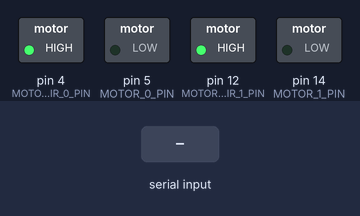
The sketch below on a simulated Arduino Uno, built for the host (arithmetic inside an expression is 32-bit, double 64-bit). On the bench: switched loads named in the sketch (green lamp = pin HIGH). The inputs (shaded band) are chosen by the test bench.

Above: at 1.2 s.
1.3 s: byte 30 received over Serial
At 2.5 s:
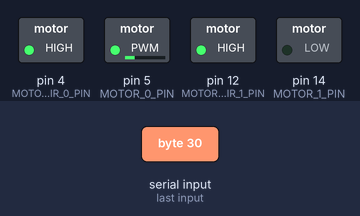
2.8 s: byte 90 received over Serial
At 3.9 s:
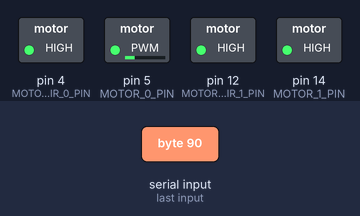
4.4 s: byte 120 received over Serial
At 5.6 s:
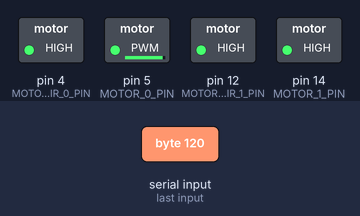
5.9 s: byte 30 received over Serial
At 7.0 s:
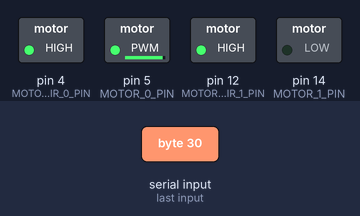
7.4 s: byte 90 received over Serial
At 8.3 s:
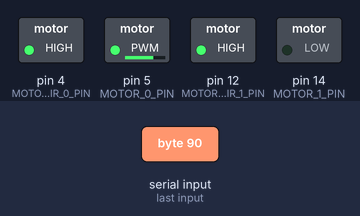
8.9 s: byte 120 received over Serial
At 10.1 s:
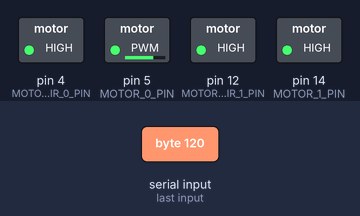
Timing chart, 0 to 15.4 s (numbered marks = the images above; inputs shaded):
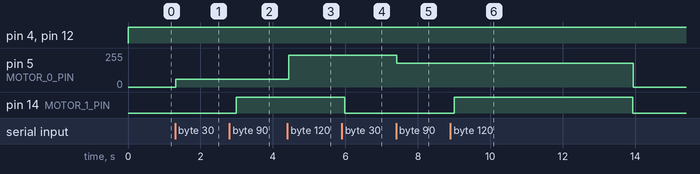

The sketch:

Bremsen.ino
```cpp
#include <math.h>

#define MOTOR_0_PIN 5
#define MOTOR_1_PIN 14
#define MOTOR_DIR_0_PIN 4
#define MOTOR_DIR_1_PIN 12
/* #define INTERRUPT_PIN 13
  #define INTERRUPT_MANUELL_PIN 15

  #define SENSOR_LINKS_VORNE_PIN 3
  #define SENSOR_LINKS_HINTEN_PIN 6
  #define SENSOR_RECHTS_VORNE_PIN 7
  #define SENSOR_RECHTS_HINTEN_PIN 8
  #define SENSOR_MITTE_VORNE_PIN 9
  #define SENSOR_MITTE_HINTEN_PIN 10 */

  #define LINKS_VORNE_STOP 0b11001100
  #define LINKS_HINTEN_STOP 0b11000011
  #define RECHTS_VORNE_STOP 0b00111100
  #define RECHTS_HINTEN_STOP 0b00110011
  #define MITTE_VORNE_STOP 0b11111100
  #define MITTE_HINTEN_STOP 0b11110011

int incomingByte = 0;
int zielGeschwMotor [2];
float momentanGeschwMotor[2];
bool manuellInterrupt = false;
long letzterBefehlZeit = 0;
double maxValueChange = 0.8;
double smoothness = 20;
int x = 0;
float tau = 0.002;

void setup() {
  Serial.begin(9600);

  /* pinMode(INTERRUPT_PIN, INPUT);
  attachInterrupt(digitalPinToInterrupt(INTERRUPT_PIN), interrupt, RISING);
  pinMode(INTERRUPT_MANUELL_PIN, INPUT);

  pinMode(SENSOR_LINKS_VORNE_PIN, INPUT);
  pinMode(SENSOR_LINKS_HINTEN_PIN, INPUT);
  pinMode(SENSOR_RECHTS_VORNE_PIN, INPUT);
  pinMode(SENSOR_RECHTS_HINTEN_PIN, INPUT);
  pinMode(SENSOR_MITTE_VORNE_PIN, INPUT);
  pinMode(SENSOR_MITTE_HINTEN_PIN, INPUT);  */

  pinMode(MOTOR_0_PIN, OUTPUT);
  pinMode(MOTOR_1_PIN, OUTPUT);
  pinMode(MOTOR_DIR_0_PIN, OUTPUT);
  pinMode(MOTOR_DIR_1_PIN, OUTPUT);

  analogWriteFreq(333);
}

void loop() {
  readSerial();
  geschwMotor(0, MOTOR_DIR_0_PIN, MOTOR_0_PIN);
  geschwMotor(1, MOTOR_DIR_1_PIN, MOTOR_1_PIN);
  if (millis() - letzterBefehlZeit > 5000) {
    zielGeschwMotor[0] = 0;
    zielGeschwMotor[1] = 0;
  }
}

//-------------------------------------------------------------------------------------------------------------------------------------

  void readSerial() {
  if (Serial.available() > 0 ) {
    incomingByte  = Serial.read();
    x = x % 2;
    zielGeschwMotor [x] = *(int8_t*)&incomingByte;
    zielGeschwMotor [x] *= 2;
    x++;
    letzterBefehlZeit = millis();
  }
}


//-------------------------------------------------------------------------------------------------------------------------------------

void geschwMotor(int motor, int pinDir, int pin) {
  if (abs(zielGeschwMotor[motor] - momentanGeschwMotor[motor]) < 4) {
    momentanGeschwMotor [motor] = zielGeschwMotor [motor];
  }
  else {
    momentanGeschwMotor[motor] += constrain(((double)zielGeschwMotor[motor]-momentanGeschwMotor[motor])/smoothness,-maxValueChange,maxValueChange);
    //momentanGeschwMotor[motor] += ((zielGeschwMotor[motor] - momentanGeschwMotor[motor]) * tau * 1 / (1 + exp( 0.02 * (abs(zielGeschwMotor[motor] - momentanGeschwMotor[motor]) - 100))));
  }

  if (momentanGeschwMotor [motor] < 0) {
    digitalWrite(pinDir, LOW);
  }
  else {
    digitalWrite(pinDir, HIGH);
  }
  analogWrite(pin, abs(momentanGeschwMotor [motor]));

}

//-------------------------------------------------------------------------------------------------------------------------------------

/*void interrupt() {
  momentanGeschwMotor [0] = 0;
  momentanGeschwMotor [1] = 0;
  analogWrite(MOTOR_0_PIN, momentanGeschwMotor [0]);
  analogWrite(MOTOR_1_PIN, momentanGeschwMotor [1]);
  if (manuellInterrupt != true) {
    sendinterrupt();
  }
  else {
    manuellInterrupt = false;
  }
  delay(5000);
  }

  void sendinterrupt() {
  byte woStop = 0b00000000 ;
  if (digitalRead(SENSOR_LINKS_VORNE_PIN)) {
    woStop = LINKS_VORNE_STOP;
  }
  else if (digitalRead(SENSOR_LINKS_HINTEN_PIN)) {
    woStop = LINKS_HINTEN_STOP;
  }
  else if (digitalRead(SENSOR_RECHTS_VORNE_PIN)) {
    woStop = RECHTS_VORNE_STOP;
  }
  else if (digitalRead(SENSOR_RECHTS_HINTEN_PIN)) {
    woStop = RECHTS_HINTEN_STOP;
  }
  else if (digitalRead(SENSOR_MITTE_VORNE_PIN)) {
    woStop = MITTE_VORNE_STOP;
  }
  else if (digitalRead(SENSOR_MITTE_HINTEN_PIN)) {
    woStop = MITTE_HINTEN_STOP;
  }
  Serial.write(woStop);
  }
*/
```

Measured:
- after the input at 1.3 s, pin 5 (MOTOR_0_PIN): 0/255 → 60/255 at once
- after the input at 2.8 s, pin 14 (MOTOR_1_PIN): LOW → HIGH after 0.19 s
- after the input at 4.4 s, pin 5 (MOTOR_0_PIN): 60/255 → 240/255 at once
- after the input at 5.9 s, pin 14 (MOTOR_1_PIN): HIGH → LOW after 0.08 s
- after the input at 7.4 s, pin 5 (MOTOR_0_PIN): 240/255 → 180/255 at once
- after the input at 8.9 s, pin 5 (MOTOR_0_PIN): 180/255 → 0/255 after 5.0 s instead of 3.5 s; pin 14 (MOTOR_1_PIN): LOW → HIGH after 0.10 s, → LOW 4.9 s later
